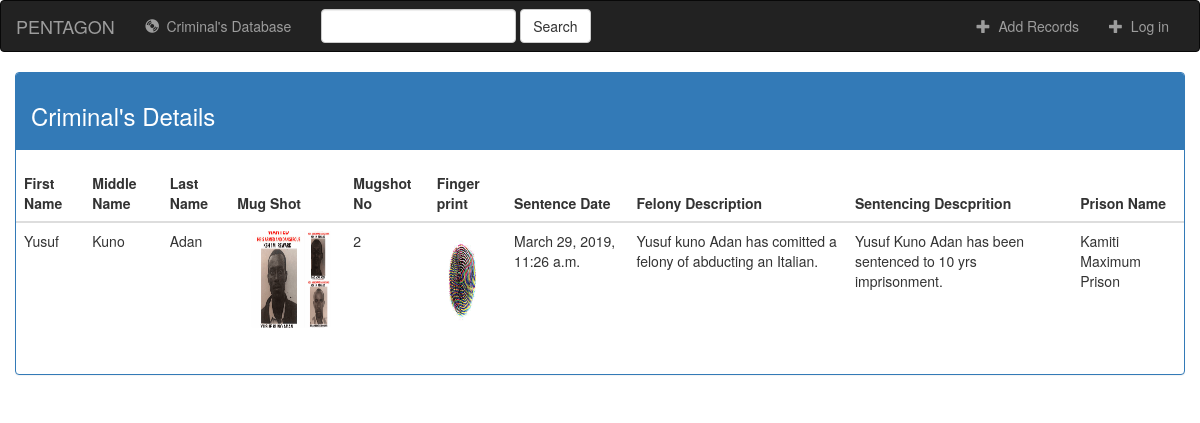
/2, run on the app's committed database.
### judiciary/models.py (models this page shows, shortened)
class Criminal(models.Model):
    firstname = models.CharField(max_length=20)
    middlename = models.CharField(max_length=20)
    lastname = models.CharField(max_length=20)
    mugshot = models.FileField()
    mugshot_no = models.IntegerField()
    fingerprint = models.FileField()
    sentence_date = models.DateTimeField(default=timezone.now())
    felony_description = models.TextField()
    sentencing_description = models.TextField()
    prisonname = models.CharField(max_length=50)

### judiciary/views.py (the view)
# urls.py: path('<int:pk>', CriminalDetailView.as_view(), name='more'),
class CriminalDetailView(DetailView):
    model = Criminal
    template_name = 'judiciary/more.html'
    context_object_name = 'criminal'

### judiciary/templates/judiciary/more.html (shortened to what this page needs)
{% extends 'judiciary/base.html' %}
{% load crispy_forms_tags %}
{% block content %}
<link rel="stylesheet" href="https://maxcdn.bootstrapcdn.com/bootstrap/3.3.6/css/bootstrap.min.css"
      xmlns="http://www.w3.org/1999/html">
<div class="container-fluid">
    <div class="row">
        <div class="col-sm-12">
            <div class="panel panel-primary">
                <div class="panel-heading">
                    <h3 class="text-default">Criminal's Details</h3>
                </div>
                <div class="panel-body">
                    <form method="post" action="" enctype="multipart/form-data">
                         <div class="row">
                             <table class="table">
                                <thead><th>First Name</th><th>Middle Name</th><th>Last Name</th><th>Mug Shot</th><th>Mugshot No</th><th>Finger print</th><th>Sentence Date</th><th>Felony Description</th><th>Sentencing Descprition</th><th>Prison Name</th></thead>
                                <tbody>
                                          <tr>
                                            <td>{{ criminal.firstname }}</td>
                                            <td>{{ criminal.middlename }}</td>
                                            <td>{{ criminal.lastname}}</td>
                                            <td><img src="{{ criminal.mugshot.url }}" alt="" style="height: 100px; width: 100px"></td>
                                            <td>{{ criminal.mugshot_no }}</td>
                                            <td><img src="{{ criminal.fingerprint.url }}" alt="" style="height: 100px; width: 50px"></td>
                                            <td>{{ criminal.sentence_date }}</td>
                                            <td>{{ criminal.felony_description }}</td>
                                            <td>{{ criminal.sentencing_description}}</td>
                                            <td>{{ criminal.prisonname }}</td>
                                          </tr>
                                </tbody>
                             </table>
                         </div>
                    </form>
                </div>
            </div>
        </div>
    </div>
</div>
{% endblock %}

### data on the page
Criminal: firstname "Yusuf", middlename "Kuno", lastname "Adan", mugshot (picture), mugshot_no "2", fingerprint (picture), sentence_date "March 29, 2019, 11:26 a.m.", felony_description "Yusuf kuno Adan has comitted a felony of abducting an Italian.", sentencing_description "Yusuf Kuno Adan has been sentenced to 10 yrs imprisonment.", prisonname "Kamiti Maximum Prison"
